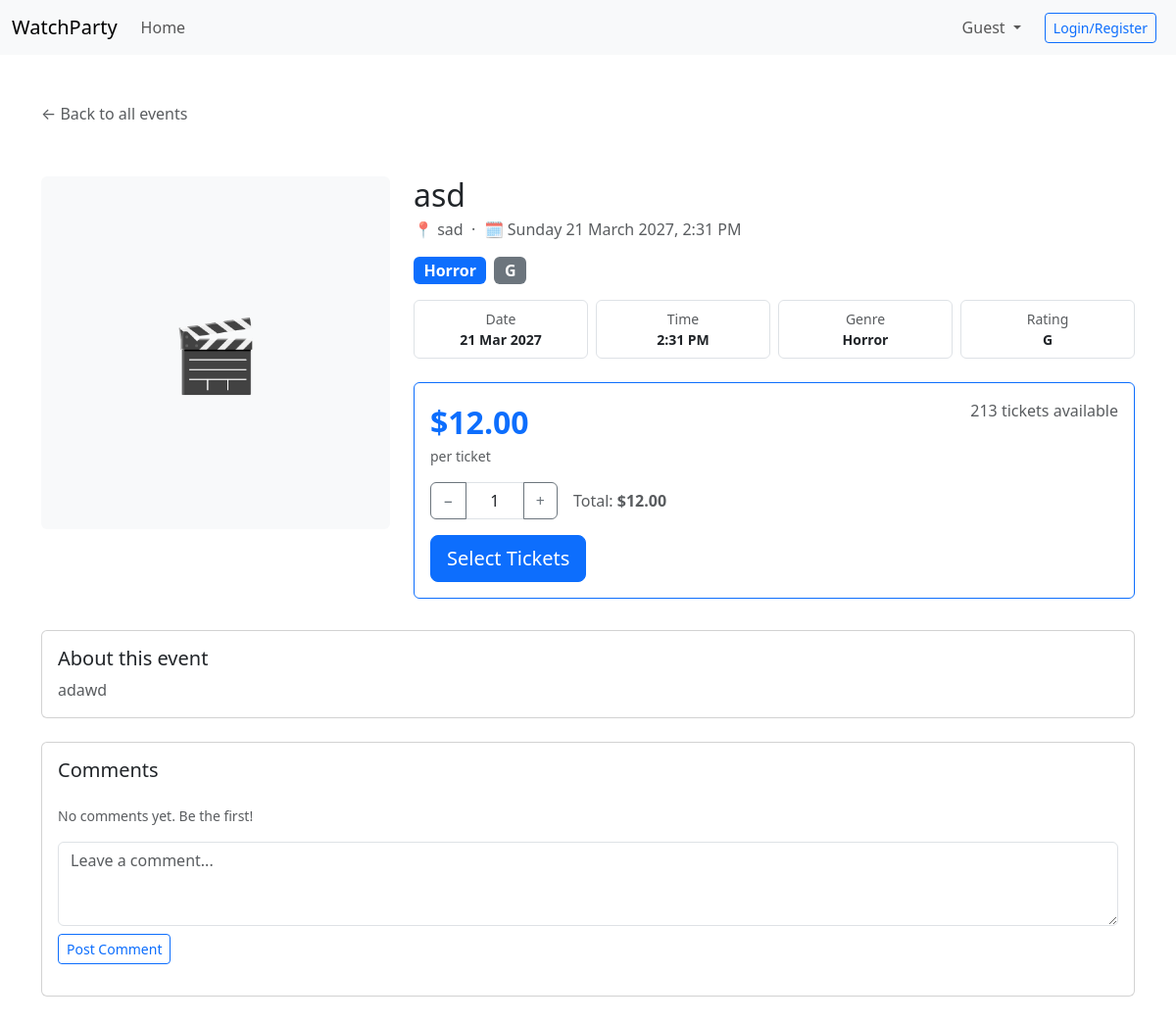
The page /events/1 on the database its author committed.
### website/models.py (models this page shows)
class Event(db.Model):
    __tablename__ = 'event'
    id = db.Column(db.Integer, primary_key=True)
    title = db.Column(db.String(150), nullable=False)
    description = db.Column(db.Text, nullable=False)
    genre = db.Column(db.String(50))
    rating = db.Column(db.String(10))
    ticket_price = db.Column(db.Float)
    tickets_available = db.Column(db.Integer)
    location = db.Column(db.String(120), nullable=False)
    date = db.Column(db.DateTime)
    image = db.Column(db.String(255))
    comments = db.relationship('Comment', backref='event', lazy=True)
    orders = db.relationship('Booking', backref='event', lazy=True)

### website/views.py (the view)
@main_bp.route('/events/<int:event_id>')
def event_detail(event_id):
    event = Event.query.get_or_404(event_id)
    comment_form = CommentForm()
    return render_template('event_detail.html', event=event, comment_form=comment_form)

### website/forms.py
class CommentForm(FlaskForm):
    text = TextAreaField("Comment", validators=[InputRequired(), Length(min=1, max=500)])
    submit = SubmitField("Post comment")

### website/templates/event_detail.html (shortened to what this page needs)
{% extends "base.html" %}
{% block content %}
<div class="container mt-5">
    <a href="{{ url_for('main.view_events') }}" class="text-decoration-none text-muted mb-4 d-inline-block">
        ← Back to all events
    </a>
    <div class="row g-4 mt-1">
        <div class="col-md-4">
            {% if event.image %}
            <img src="{{ event.image }}" alt="{{ event.title }}"
                 class="img-fluid rounded shadow-sm w-100"
                 style="max-height: 400px; object-fit: cover;"
                 onerror="this.style.display='none';this.nextElementSibling.style.display='flex';">
            <div class="bg-light rounded d-flex align-items-center justify-content-center"
                 style="height: 360px; font-size: 72px; display: none!important;">🎬</div>
            {% else %}
            <div class="bg-light rounded d-flex align-items-center justify-content-center"
                 style="height: 360px; font-size: 72px;">🎬</div>
            {% endif %}
        </div>
        <div class="col-md-8">
            <h2 class="mb-1">{{ event.title }}</h2>
            <p class="text-muted mb-3">
                📍 {{ event.location }} &nbsp;·&nbsp;
                🗓 {{ event.date.strftime('%A %d %B %Y, %-I:%M %p') if event.date else 'Date TBC' }}
            </p>
            <div class="mb-3">
                {% if event.genre %}
                <span class="badge bg-primary me-1 fs-6">{{ event.genre }}</span>
                {% endif %}
                {% if event.rating %}
                <span class="badge bg-secondary fs-6">{{ event.rating }}</span>
                {% endif %}
            </div>
            <div class="row g-2 mb-4">
                <div class="col-6 col-md-3">
                    <div class="border rounded p-2 text-center">
                        <div class="text-muted small">Date</div>
                        <div class="fw-semibold small">{{ event.date.strftime('%d %b %Y') if event.date else 'TBC' }}</div>
                    </div>
                </div>
                <div class="col-6 col-md-3">
                    <div class="border rounded p-2 text-center">
                        <div class="text-muted small">Time</div>
                        <div class="fw-semibold small">{{ event.date.strftime('%-I:%M %p') if event.date else 'TBC' }}</div>
                    </div>
                </div>
                <div class="col-6 col-md-3">
                    <div class="border rounded p-2 text-center">
                        <div class="text-muted small">Genre</div>
                        <div class="fw-semibold small">{{ event.genre if event.genre else '—' }}</div>
                    </div>
                </div>
                <div class="col-6 col-md-3">
                    <div class="border rounded p-2 text-center">
                        <div class="text-muted small">Rating</div>
                        <div class="fw-semibold small">{{ event.rating if event.rating else '—' }}</div>
                    </div>
                </div>
            </div>
            <div class="card border-primary mb-4">
                <div class="card-body">
                    <div class="d-flex justify-content-between align-items-start mb-3">
                        <div>
                            <div class="fs-2 fw-bold text-primary">
                                {% if event.ticket_price %}${{ "%.2f"|format(event.ticket_price) }}{% else %}Free{% endif %}
                            </div>
                            <div class="text-muted small">per ticket</div>
                        </div>
                        <div class="text-end">
                            {% if event.tickets_available and event.tickets_available > 0 %}
                                {% if event.tickets_available < 10 %}
                                <span class="text-warning fw-semibold">⚠ Only {{ event.tickets_available }} left!</span>
                                {% else %}
                                <span class="text-muted">{{ event.tickets_available }} tickets available</span>
                                {% endif %}
                            {% else %}
                                <span class="text-danger fw-semibold">Sold out</span>
                            {% endif %}
                        </div>
                    </div>
                    {% if event.tickets_available and event.tickets_available > 0 %}
                    <div class="d-flex align-items-center gap-3 mb-3">
                        <div class="input-group" style="width: 130px;">
                            <button class="btn btn-outline-secondary" type="button" onclick="changeQty(-1)">−</button>
                            <input type="text" class="form-control text-center" id="qty" value="1" readonly>
                            <button class="btn btn-outline-secondary" type="button" onclick="changeQty(1)">+</button>
                        </div>
                        <span class="text-muted">
                            Total: <strong id="total">
                                {% if event.ticket_price %}${{ "%.2f"|format(event.ticket_price) }}{% else %}Free{% endif %}
                            </strong>
                        </span>
                    </div>
                    <div>
                        <button class="btn btn-primary btn-lg" data-bs-toggle="modal" data-bs-target="#ticketModal">
                            Select Tickets
                        </button>
                    </div>
                    {% else %}
                    <div class="d-grid">
                        <button class="btn btn-secondary btn-lg" disabled>Sold Out</button>
                    </div>
                    {% endif %}
                </div>
            </div>
        </div>
    </div>
    <div class="row mt-2">
        <div class="col-12">
            <div class="card mb-4">
                <div class="card-body">
                    <h5 class="card-title">About this event</h5>
                    <p class="card-text text-muted">{{ event.description }}</p>
                </div>
            </div>
        </div>
    </div>
    <div class="row">
        <div class="col-12">
            <div class="card mb-5">
                <div class="card-body">
                    <h5 class="card-title mb-4">Comments</h5>
                    {% if event.comments %}
                        {% for comment in event.comments %}
                        <div class="border-bottom pb-3 mb-3">
                            <div class="fw-semibold small mb-1">
                                {{ comment.user.name if comment.user else 'Anonymous' }}
                            </div>
                            <p class="text-muted small mb-0">{{ comment.text }}</p>
                        </div>
                        {% endfor %}
                    {% else %}
                        <p class="text-muted small">No comments yet. Be the first!</p>
                    {% endif %}
                    <form method="POST" action="{{ url_for('main.add_comment', event_id=event.id) }}" class="mt-3">
                        <div class="mb-2">
                            <textarea class="form-control" name="text" rows="3"
                                      placeholder="Leave a comment..."></textarea>
                        </div>
                        <button type="submit" class="btn btn-outline-primary btn-sm">Post Comment</button>
                    </form>
                </div>
            </div>
        </div>
    </div>
</div>
{% endblock %}

### rows shown on the page
Event: title "asd", location "sad", date "Sunday 21 March 2027, 2:31 PM", genre "Horror", rating "G", date "21 Mar 2027", date "2:31 PM", ticket_price "12.00", tickets_available "213", description "adawd"
